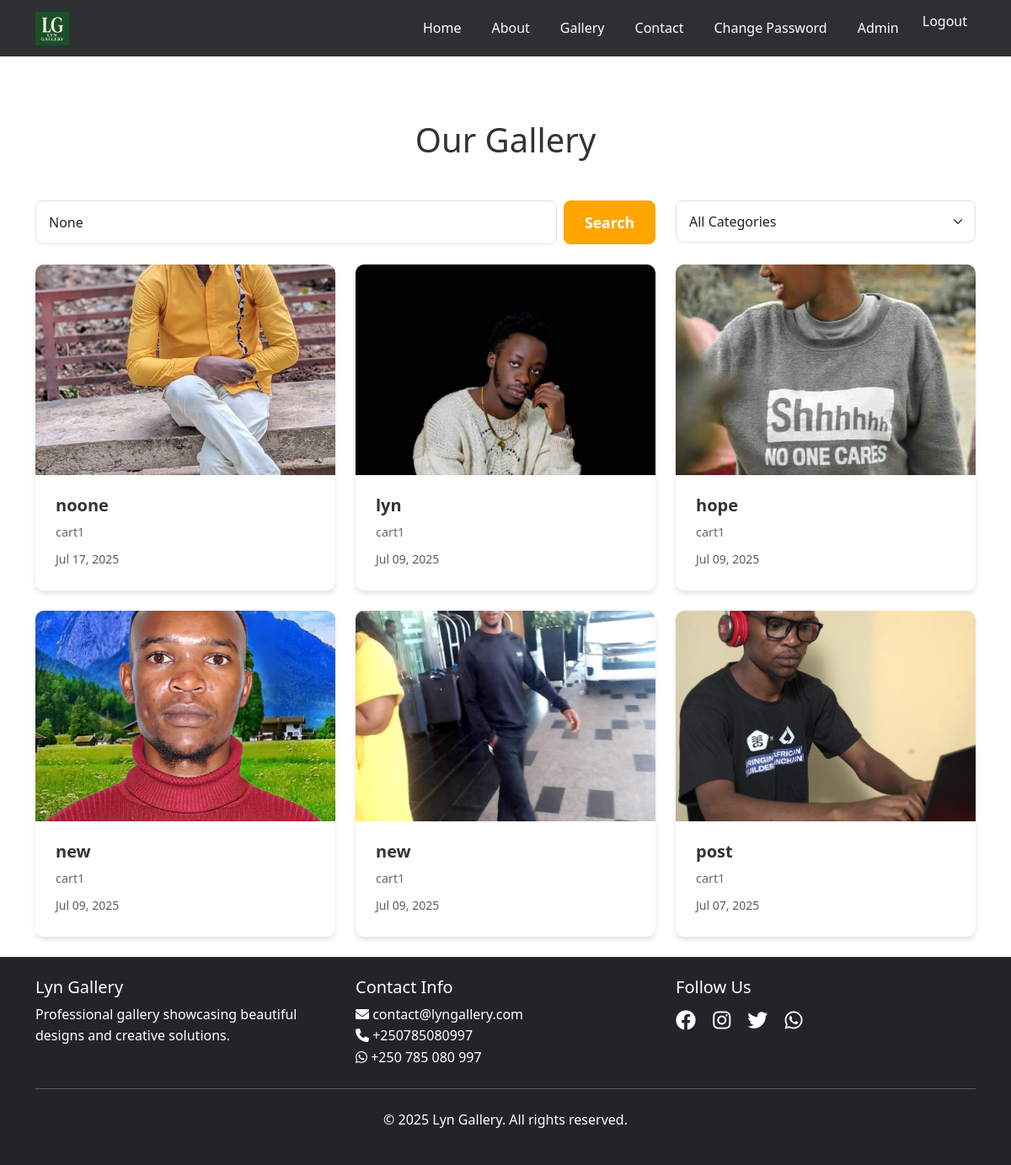
The app's page /gallery/ (signed in) with its own data.
### gallery/models.py (models this page shows, shortened)
class SiteSettings(models.Model):
    site_name = models.CharField(max_length=100, default="Lyn Gallery")
    logo = models.ImageField(upload_to='logos/', null=True, blank=True)
    hero_title = models.CharField(max_length=200, default="Design Your Kitchen with the Experts")
    hero_subtitle = models.CharField(max_length=300, default="$200 Deposit 3D Design & Measurement")
    hero_video = models.FileField(upload_to='videos/', null=True, blank=True)
    contact_email = models.EmailField(default="contact@lyngallery.com")
    contact_phone = models.CharField(max_length=20, default="+1234567890")
    address = models.TextField(default="123 Main St, City, State 12345")
    class Meta:
        verbose_name = "Site Settings"
        verbose_name_plural = "Site Settings"

class GalleryImage(models.Model):
    title = models.CharField(max_length=200)
    image = models.ImageField(upload_to='gallery/')
    category = models.ForeignKey(Category, on_delete=models.CASCADE)
    description = models.TextField(blank=True)
    uploaded_by = models.ForeignKey(User, on_delete=models.CASCADE)
    uploaded_at = models.DateTimeField(auto_now_add=True)
    is_featured = models.BooleanField(default=False)
    class Meta:
        ordering = ['-uploaded_at']

class Category(models.Model):
    name = models.CharField(max_length=100)
    description = models.TextField(blank=True)
    created_at = models.DateTimeField(auto_now_add=True)
    class Meta:
        verbose_name_plural = "Categories"

### gallery/views.py (the view)
# urls.py: path('', include('gallery.urls')),
def gallery(request):
    images = GalleryImage.objects.all()
    categories = Category.objects.all()
    category_id = request.GET.get('category')
    if category_id:
        images = images.filter(category_id=category_id)
    search_query = request.GET.get('search')
    if search_query:
        images = images.filter(
            Q(title__icontains=search_query) |
            Q(description__icontains=search_query)
        )
    paginator = Paginator(images, 12)
    page_number = request.GET.get('page')
    page_obj = paginator.get_page(page_number)
    context = {
        'page_obj': page_obj,
        'categories': categories,
        'selected_category': category_id,
        'search_query': search_query,
    }
    return render(request, 'gallery.html', context)

### gallery/context_processors.py (called while the page is built)
def site_settings(request):
    try:
        settings = SiteSettings.objects.get(id=1)
    except SiteSettings.DoesNotExist:
        settings = None
    return {'site_settings': settings}

### templates/gallery.html (shortened to what this page needs)
{% extends 'base.html' %}
{% load static %}
{% block content %}
<div class="container mt-5 pt-4">
    <div class="row">
        <div class="col-12">
            <h1 class="text-center mb-5">Our Gallery</h1>
            <div class="row mb-4">
                <div class="col-lg-8">
                    <form method="GET" class="d-flex">
                        <input type="text" name="search" class="form-control me-2" placeholder="Search images..." value="{{ search_query }}">
                        <button type="submit" class="btn btn-primary">Search</button>
                    </form>
                </div>
                <div class="col-lg-4">
                    <form method="GET">
                        <select name="category" class="form-select" onchange="this.form.submit()">
                            <option value="">All Categories</option>
                        </select>
                    </form>
                </div>
            </div>
            <div class="row">
                {% for image in page_obj %}
                    <div class="col-lg-4 col-md-6 mb-4">
                        <div class="gallery-card">
                            <div class="gallery-image">
                                <img src="{{ image.image.url }}" alt="{{ image.title }}" class="img-fluid">
                            </div>
                            <div class="gallery-card-body">
                                <h5 class="gallery-title">{{ image.title }}</h5>
                                <p class="gallery-category">{{ image.category.name }}</p>
                                <small class="text-muted">{{ image.uploaded_at|date:"M d, Y" }}</small>
                            </div>
                        </div>
                    </div>
                {% empty %}
                    <div class="col-12 text-center">
                        <p class="lead">No images found.</p>
                    </div>
                {% endfor %}
            </div>
        </div>
    </div>
</div>
{% endblock %}

### templates/base.html (shortened to what this page needs)
<!DOCTYPE html>
<html lang="en">
<head>
    <link href="https://cdn.jsdelivr.net/npm/bootstrap@5.3.0/dist/css/bootstrap.min.css" rel="stylesheet">
    <link rel="stylesheet" href="https://cdnjs.cloudflare.com/ajax/libs/font-awesome/6.0.0/css/all.min.css">
    {% load static %}
    <link rel="stylesheet" href="{% static 'css/style.css' %}">
    <link rel="stylesheet" href="https://cdn.jsdelivr.net/npm/swiper@11/swiper-bundle.min.css" />
</head>
<body>
    <nav class="navbar navbar-expand-lg navbar-dark bg-dark fixed-top">
        <div class="container">
            <a class="navbar-brand" href="{% url 'gallery:home' %}">
                {% if site_settings.logo %}
                    <img src="{{ site_settings.logo.url }}" alt="{{ site_settings.site_name }}" height="40">
                {% else %}
                    <strong>{{ site_settings.site_name|default:"LYN GALLERY" }}</strong>
                {% endif %}
            </a>
            <div class="collapse navbar-collapse" id="navbarNav">
                <ul class="navbar-nav ms-auto">
                    <li class="nav-item">
                        <a class="nav-link" href="{% url 'gallery:home' %}">Home</a>
                    </li>
                    <li class="nav-item">
                        <a class="nav-link" href="{% url 'gallery:about' %}">About</a>
                    </li>
                    <li class="nav-item">
                        <a class="nav-link" href="{% url 'gallery:gallery' %}">Gallery</a>
                    </li>
                    <li class="nav-item">
                        <a class="nav-link" href="{% url 'gallery:contact' %}">Contact</a>
                    </li>
                    {% if user.is_authenticated %}
                        <li class="nav-item">
                            <a class="nav-link" href="{% url 'accounts:password_change' %}">Change Password</a>
                        </li>
                        {% if user.is_staff %}
                            <li class="nav-item">
                                <a class="nav-link" href="{% url 'gallery:admin_dashboard' %}">Admin</a>
                            </li>
                        {% endif %}
                        <li class="nav-item">
                            <form method="post" action="{% url 'accounts:logout' %}" style="display:inline;">
                                <button type="submit" class="nav-link btn btn-link" style="padding:0; border:none; background:none;">Logout</button>
                            </form>
                        </li>
                    {% endif %}
                </ul>
            </div>
        </div>
    </nav>
    <main>
        {% block content %}{% endblock %}
    </main>
    <footer class="bg-dark text-white py-4 ">
        <div class="container">
            <div class="row">
                <div class="col-md-4">
                    <h5>{{ site_settings.site_name|default:"Lyn Gallery" }}</h5>
                    <p>Professional gallery showcasing beautiful designs and creative solutions.</p>
                </div>
                <div class="col-md-4">
                    <h5>Contact Info</h5>
                    <a href="mailto:{{ site_settings.contact_email|default:"contact@lyngallery.com" }}" class="text-decoration-none text-white"><i class="fas fa-envelope"></i> {{ site_settings.contact_email|default:"contact@lyngallery.com" }}</a>
                    <br>
                    <a href="tel:+250785080997" target="_blank" class="text-decoration-none text-white"><i class="fas fa-phone"></i> {{ site_settings.contact_phone|default:"+250785080997" }}</a>
                    <br>
                    <a href="https://wa.me/250785080997" target="_blank" class="text-decoration-none text-white"><i class="fab fa-whatsapp"></i> +250 785 080 997</a>
                </div>
                <div class="col-md-4">
                    <h5>Follow Us</h5>
                    <div class="social-links">
                        <a href="#" class="text-white me-3"><i class="fab fa-facebook"></i></a>
                        <a href="#" class="text-white me-3"><i class="fab fa-instagram"></i></a>
                        <a href="#" class="text-white me-3"><i class="fab fa-twitter"></i></a>
                        <a href="https://wa.me/250785080997" class="text-white"><i class="fab fa-whatsapp"></i></a>
                    </div>
                </div>
            </div>
            <hr class="my-4">
            <div class="text-center">
                <p>&copy; 2025 {{ site_settings.site_name|default:"Lyn Gallery" }}. All rights reserved.</p>
            </div>
        </div>
    </footer>
</body>
</html>

### static/css/style.css (style rules this page uses)
:root { --primary-color: #ffa500; --secondary-color: #333; --dark-color: #212529; --light-color: #f8f9fa; --text-color: #333; --border-color: #dee2e6; }
* { margin: 0; padding: 0; box-sizing: border-box; }
body { font-family: 'Segoe UI', Tahoma, Geneva, Verdana, sans-serif; line-height: 1.6; color: var(--text-color); padding-top: 70px; }
.navbar { background: rgba(33, 37, 41, 0.95) !important; transition: all 0.3s ease; }
.navbar-brand { font-size: 1.5rem; font-weight: bold; color: var(--primary-color) !important; }
.navbar-nav .nav-link { color: #fff !important; font-weight: 500; margin: 0 10px; transition: color 0.3s ease; }
.btn-primary { background-color: var(--primary-color); border-color: var(--primary-color); padding: 12px 30px; font-size: 1.1rem; font-weight: 600; border-radius: 25px; transition: all 0.3s ease; }
.gallery-card { background: white; border-radius: 10px; overflow: hidden; box-shadow: 0 4px 6px rgba(0, 0, 0, 0.1); transition: transform 0.3s ease, box-shadow 0.3s ease; }
.gallery-image { position: relative; overflow: hidden; }
.gallery-image img { width: 100%; height: 250px; object-fit: cover; transition: transform 0.3s ease; }
.gallery-card-body { padding: 1.5rem; }
.gallery-title { font-size: 1.25rem; font-weight: 600; margin-bottom: 0.5rem; color: var(--text-color); }
.gallery-category { color: #666; font-size: 0.9rem; margin-bottom: 0.5rem; }
footer { background: var(--dark-color) !important; }
.social-links a { font-size: 1.5rem; transition: color 0.3s ease; }
.form-control { border-radius: 8px; border: 1px solid var(--border-color); padding: 12px 15px; font-size: 1rem; transition: border-color 0.3s ease, box-shadow 0.3s ease; }
.form-select { border-radius: 8px; border: 1px solid var(--border-color); padding: 12px 15px; font-size: 1rem; }
.btn { border-radius: 8px; padding: 12px 24px; font-weight: 600; transition: all 0.3s ease; }

### records on screen
SiteSettings: logo (picture), site_name "Lyn Gallery", contact_email "contact@lyngallery.com", contact_phone "+250785080997"
GalleryImage: image (picture), title "noone", category.name "cart1", uploaded_at "Jul 17, 2025"
GalleryImage: image (picture), title "lyn", category.name "cart1", uploaded_at "Jul 09, 2025"
GalleryImage: image (picture), title "hope", category.name "cart1", uploaded_at "Jul 09, 2025"
GalleryImage: image (picture), title "new", category.name "cart1", uploaded_at "Jul 09, 2025"
GalleryImage: image (picture), title "new", category.name "cart1", uploaded_at "Jul 09, 2025"
GalleryImage: image (picture), title "post", category.name "cart1", uploaded_at "Jul 07, 2025"
